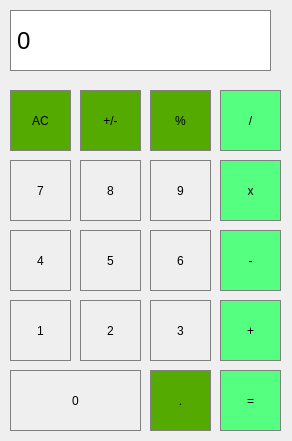
<?xml version="1.0" encoding="UTF-8"?>
<ui version="4.0">
 <class>MainWindow</class>
 <widget class="QMainWindow" name="MainWindow">
  <property name="geometry">
   <rect>
    <x>0</x>
    <y>0</y>
    <width>292</width>
    <height>441</height>
   </rect>
  </property>
  <property name="windowTitle">
   <string>MainWindow</string>
  </property>
  <widget class="QWidget" name="centralwidget">
   <widget class="QLabel" name="label_Result_Show">
    <property name="geometry">
     <rect>
      <x>10</x>
      <y>10</y>
      <width>261</width>
      <height>61</height>
     </rect>
    </property>
    <property name="font">
     <font>
      <pointsize>18</pointsize>
     </font>
    </property>
    <property name="styleSheet">
     <string notr="true">QLabel {
  
  background-color: rgb(255, 255, 255);
  color: black; /*Цвет для текста*/
  border: 1px solid gray;
  qproperty-alignment:  'AlignVCenter | AlignRight';

}</string>
    </property>
    <property name="text">
     <string>0</string>
    </property>
   </widget>
   <widget class="QPushButton" name="pushButton_AC">
    <property name="geometry">
     <rect>
      <x>10</x>
      <y>90</y>
      <width>61</width>
      <height>61</height>
     </rect>
    </property>
    <property name="styleSheet">
     <string notr="true">QPushButton {
	background-color: rgb(85, 170, 0);
    border: 1px solid gray;
}
QPushButton :pressed {  /*При нажатии на кнопку меняется градиент*/
	background-color: qlineargradient(x1: 0,  y1: 0, x2: 0, y2: 1,
                                       stop: 0#BEBEBE, stop: 1#D7D7D7);
}</string>
    </property>
    <property name="text">
     <string>AC</string>
    </property>
   </widget>
   <widget class="QPushButton" name="pushButton_plus_minus">
    <property name="geometry">
     <rect>
      <x>80</x>
      <y>90</y>
      <width>61</width>
      <height>61</height>
     </rect>
    </property>
    <property name="styleSheet">
     <string notr="true">QPushButton {
	background-color: rgb(85, 170, 0);
    border: 1px solid gray;
}
QPushButton :pressed {  /*При нажатии на кнопку меняется градиент*/
	background-color: qlineargradient(x1: 0,  y1: 0, x2: 0, y2: 1,
                                       stop: 0#BEBEBE, stop: 1#D7D7D7);
}</string>
    </property>
    <property name="text">
     <string>+/-</string>
    </property>
   </widget>
   <widget class="QPushButton" name="pushButton_percent">
    <property name="geometry">
     <rect>
      <x>150</x>
      <y>90</y>
      <width>61</width>
      <height>61</height>
     </rect>
    </property>
    <property name="styleSheet">
     <string notr="true">QPushButton {
	background-color: rgb(85, 170, 0);
    border: 1px solid gray;
}
QPushButton :pressed {  /*При нажатии на кнопку меняется градиент*/
	background-color: qlineargradient(x1: 0,  y1: 0, x2: 0, y2: 1,
                                       stop: 0#BEBEBE, stop: 1#D7D7D7);
}</string>
    </property>
    <property name="text">
     <string>%</string>
    </property>
   </widget>
   <widget class="QPushButton" name="pushButton_division">
    <property name="geometry">
     <rect>
      <x>220</x>
      <y>90</y>
      <width>61</width>
      <height>61</height>
     </rect>
    </property>
    <property name="styleSheet">
     <string notr="true">QPushButton {
  
  background-color: rgb(85, 255, 127);
  color: black; /*Цвет для текста*/
  border: 1px solid gray;
}
QPushButton :pressed {  /*При нажатии на кнопку меняется градиент*/
	background-color: qlineargradient(x1: 0,  y1: 0, x2: 0, y2: 1,
                                       stop: 0#FF7832, stop: 1#FF9739);
}</string>
    </property>
    <property name="text">
     <string>/</string>
    </property>
   </widget>
   <widget class="QPushButton" name="pushButton_multiplication">
    <property name="geometry">
     <rect>
      <x>220</x>
      <y>160</y>
      <width>61</width>
      <height>61</height>
     </rect>
    </property>
    <property name="styleSheet">
     <string notr="true">QPushButton {
  
  background-color: rgb(85, 255, 127);
  color: black; /*Цвет для текста*/
  border: 1px solid gray;
}
QPushButton :pressed {  /*При нажатии на кнопку меняется градиент*/
	background-color: qlineargradient(x1: 0,  y1: 0, x2: 0, y2: 1,
                                       stop: 0#FF7832, stop: 1#FF9739);
}</string>
    </property>
    <property name="text">
     <string>x</string>
    </property>
   </widget>
   <widget class="QPushButton" name="pushButton_9">
    <property name="geometry">
     <rect>
      <x>150</x>
      <y>160</y>
      <width>61</width>
      <height>61</height>
     </rect>
    </property>
    <property name="styleSheet">
     <string notr="true">QPushButton {
  border: 1px solid gray;
}
QPushButton :pressed {  /*При нажатии на кнопку меняется градиент*/
	background-color: qlineargradient(x1: 0,  y1: 0, x2: 0, y2: 1,
                                       stop: 0#dadbde, stop: 1#f6f7fa);
}
</string>
    </property>
    <property name="text">
     <string>9</string>
    </property>
   </widget>
   <widget class="QPushButton" name="pushButton_7">
    <property name="geometry">
     <rect>
      <x>10</x>
      <y>160</y>
      <width>61</width>
      <height>61</height>
     </rect>
    </property>
    <property name="styleSheet">
     <string notr="true">QPushButton {
  border: 1px solid gray;
}
QPushButton :pressed {  /*При нажатии на кнопку меняется градиент*/
	background-color: qlineargradient(x1: 0,  y1: 0, x2: 0, y2: 1,
                                       stop: 0#dadbde, stop: 1#f6f7fa);
}
</string>
    </property>
    <property name="text">
     <string>7</string>
    </property>
   </widget>
   <widget class="QPushButton" name="pushButton_8">
    <property name="geometry">
     <rect>
      <x>80</x>
      <y>160</y>
      <width>61</width>
      <height>61</height>
     </rect>
    </property>
    <property name="styleSheet">
     <string notr="true">QPushButton {
  border: 1px solid gray;
}
QPushButton :pressed {  /*При нажатии на кнопку меняется градиент*/
	background-color: qlineargradient(x1: 0,  y1: 0, x2: 0, y2: 1,
                                       stop: 0#dadbde, stop: 1#f6f7fa);
}
</string>
    </property>
    <property name="text">
     <string>8</string>
    </property>
   </widget>
   <widget class="QPushButton" name="pushButton_minus">
    <property name="geometry">
     <rect>
      <x>220</x>
      <y>230</y>
      <width>61</width>
      <height>61</height>
     </rect>
    </property>
    <property name="styleSheet">
     <string notr="true">QPushButton {
  
  background-color: rgb(85, 255, 127);
  color: black; /*Цвет для текста*/
  border: 1px solid gray;
}
QPushButton :pressed {  /*При нажатии на кнопку меняется градиент*/
	background-color: qlineargradient(x1: 0,  y1: 0, x2: 0, y2: 1,
                                       stop: 0#FF7832, stop: 1#FF9739);
}</string>
    </property>
    <property name="text">
     <string>-</string>
    </property>
   </widget>
   <widget class="QPushButton" name="pushButton_6">
    <property name="geometry">
     <rect>
      <x>150</x>
      <y>230</y>
      <width>61</width>
      <height>61</height>
     </rect>
    </property>
    <property name="styleSheet">
     <string notr="true">QPushButton {
  border: 1px solid gray;
}
QPushButton :pressed {  /*При нажатии на кнопку меняется градиент*/
	background-color: qlineargradient(x1: 0,  y1: 0, x2: 0, y2: 1,
                                       stop: 0#dadbde, stop: 1#f6f7fa);
}
</string>
    </property>
    <property name="text">
     <string>6</string>
    </property>
   </widget>
   <widget class="QPushButton" name="pushButton_4">
    <property name="geometry">
     <rect>
      <x>10</x>
      <y>230</y>
      <width>61</width>
      <height>61</height>
     </rect>
    </property>
    <property name="styleSheet">
     <string notr="true">QPushButton {
  border: 1px solid gray;
}
QPushButton :pressed {  /*При нажатии на кнопку меняется градиент*/
	background-color: qlineargradient(x1: 0,  y1: 0, x2: 0, y2: 1,
                                       stop: 0#dadbde, stop: 1#f6f7fa);
}
</string>
    </property>
    <property name="text">
     <string>4</string>
    </property>
   </widget>
   <widget class="QPushButton" name="pushButton_5">
    <property name="geometry">
     <rect>
      <x>80</x>
      <y>230</y>
      <width>61</width>
      <height>61</height>
     </rect>
    </property>
    <property name="styleSheet">
     <string notr="true">QPushButton {
  border: 1px solid gray;
}
QPushButton :pressed {  /*При нажатии на кнопку меняется градиент*/
	background-color: qlineargradient(x1: 0,  y1: 0, x2: 0, y2: 1,
                                       stop: 0#dadbde, stop: 1#f6f7fa);
}
</string>
    </property>
    <property name="text">
     <string>5</string>
    </property>
   </widget>
   <widget class="QPushButton" name="pushButton_plus">
    <property name="geometry">
     <rect>
      <x>220</x>
      <y>300</y>
      <width>61</width>
      <height>61</height>
     </rect>
    </property>
    <property name="styleSheet">
     <string notr="true">QPushButton {
  
  background-color: rgb(85, 255, 127);
  color: black; /*Цвет для текста*/
  border: 1px solid gray;
}
QPushButton :pressed {  /*При нажатии на кнопку меняется градиент*/
	background-color: qlineargradient(x1: 0,  y1: 0, x2: 0, y2: 1,
                                       stop: 0#FF7832, stop: 1#FF9739);
}</string>
    </property>
    <property name="text">
     <string>+</string>
    </property>
   </widget>
   <widget class="QPushButton" name="pushButton_3">
    <property name="geometry">
     <rect>
      <x>150</x>
      <y>300</y>
      <width>61</width>
      <height>61</height>
     </rect>
    </property>
    <property name="styleSheet">
     <string notr="true">QPushButton {
  border: 1px solid gray;
}
QPushButton :pressed {  /*При нажатии на кнопку меняется градиент*/
	background-color: qlineargradient(x1: 0,  y1: 0, x2: 0, y2: 1,
                                       stop: 0#dadbde, stop: 1#f6f7fa);
}
</string>
    </property>
    <property name="text">
     <string>3</string>
    </property>
   </widget>
   <widget class="QPushButton" name="pushButton_1">
    <property name="geometry">
     <rect>
      <x>10</x>
      <y>300</y>
      <width>61</width>
      <height>61</height>
     </rect>
    </property>
    <property name="styleSheet">
     <string notr="true">QPushButton {
  border: 1px solid gray;
}
QPushButton :pressed {  /*При нажатии на кнопку меняется градиент*/
	background-color: qlineargradient(x1: 0,  y1: 0, x2: 0, y2: 1,
                                       stop: 0#dadbde, stop: 1#f6f7fa);
}
</string>
    </property>
    <property name="text">
     <string>1</string>
    </property>
   </widget>
   <widget class="QPushButton" name="pushButton_2">
    <property name="geometry">
     <rect>
      <x>80</x>
      <y>300</y>
      <width>61</width>
      <height>61</height>
     </rect>
    </property>
    <property name="styleSheet">
     <string notr="true">QPushButton {
  border: 1px solid gray;
}
QPushButton :pressed {  /*При нажатии на кнопку меняется градиент*/
	background-color: qlineargradient(x1: 0,  y1: 0, x2: 0, y2: 1,
                                       stop: 0#dadbde, stop: 1#f6f7fa);
}
</string>
    </property>
    <property name="text">
     <string>2</string>
    </property>
   </widget>
   <widget class="QPushButton" name="pushButton_equals">
    <property name="geometry">
     <rect>
      <x>220</x>
      <y>370</y>
      <width>61</width>
      <height>61</height>
     </rect>
    </property>
    <property name="styleSheet">
     <string notr="true">QPushButton {
  
  background-color: rgb(85, 255, 127);
  color: black; /*Цвет для текста*/
  border: 1px solid gray;
}
QPushButton :pressed {  /*При нажатии на кнопку меняется градиент*/
	background-color: qlineargradient(x1: 0,  y1: 0, x2: 0, y2: 1,
                                       stop: 0#FF7832, stop: 1#FF9739);
}</string>
    </property>
    <property name="text">
     <string>=</string>
    </property>
   </widget>
   <widget class="QPushButton" name="pushButton_dot">
    <property name="geometry">
     <rect>
      <x>150</x>
      <y>370</y>
      <width>61</width>
      <height>61</height>
     </rect>
    </property>
    <property name="styleSheet">
     <string notr="true">QPushButton {
	background-color: rgb(85, 170, 0);
    border: 1px solid gray;
}
QPushButton :pressed {  /*При нажатии на кнопку меняется градиент*/
	background-color: qlineargradient(x1: 0,  y1: 0, x2: 0, y2: 1,
                                       stop: 0#BEBEBE, stop: 1#D7D7D7);
}</string>
    </property>
    <property name="text">
     <string>.</string>
    </property>
   </widget>
   <widget class="QPushButton" name="pushButton_0">
    <property name="geometry">
     <rect>
      <x>10</x>
      <y>370</y>
      <width>131</width>
      <height>61</height>
     </rect>
    </property>
    <property name="styleSheet">
     <string notr="true">QPushButton {
  border: 1px solid gray;
}
QPushButton :pressed {  /*При нажатии на кнопку меняется градиент*/
	background-color: qlineargradient(x1: 0,  y1: 0, x2: 0, y2: 1,
                                       stop: 0#dadbde, stop: 1#f6f7fa);
}</string>
    </property>
    <property name="text">
     <string>0</string>
    </property>
   </widget>
  </widget>
 </widget>
 <resources/>
 <connections/>
</ui>
